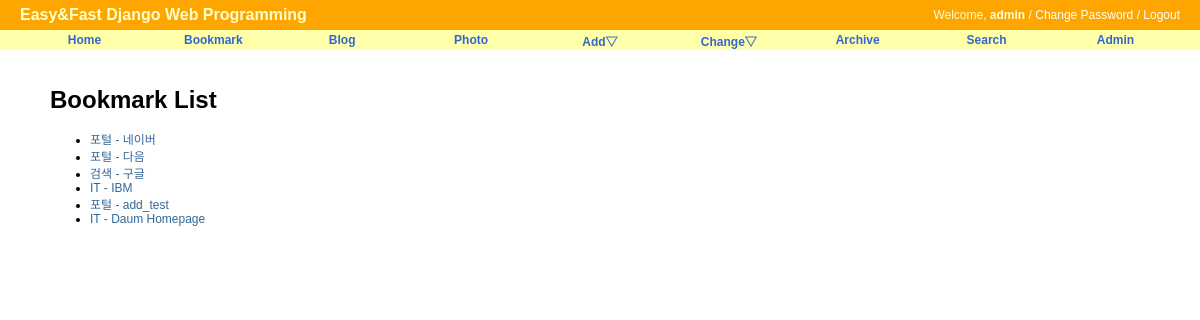
Page /bookmark/ (signed in) on the committed database.
### bookmark/models.py (models this page shows, shortened)
class Bookmark(models.Model):
    title = models.CharField(max_length=100, blank=True, null=True)
    url = models.URLField('url', unique=True)
    url_category = models.CharField(max_length=100, blank=True, null=True)
    owner = models.ForeignKey(User, null=True, on_delete=models.CASCADE)

### bookmark/views.py (the view)
# urls.py: path('', BookmarkLV.as_view(), name='index'),
class BookmarkLV(ListView):
    model = Bookmark

### bookmark/templates/bookmark/bookmark_list.html (shortened to what this page needs)
{% extends "base.html" %}
{% block content %}
<div id="content">
    <h1>Bookmark List</h1>
    <ul>
        {% for bookmark in object_list %}
            <li><a href="{% url 'bookmark:detail' bookmark.id %}">{{ bookmark.url_category }} - {{bookmark.title }}</a></li>
        {% endfor %}
    </ul>
</div>
{% endblock content %}

### templates/base.html (shortened to what this page needs)
<!DOCTYPE html>
<html lang="ko">
<head>
{% load staticfiles %}
<link rel="stylesheet" type="text/css" href="{% block stylesheet %}{% static "css/base.css" %}{% endblock %}" />
<link rel="stylesheet" type="text/css" href="{% block extrastyle %}{% endblock %}" />
</head>
<body>
<div id="header">
    <h2 class="maintitle">Easy&amp;Fast Django Web Programming</h2>
    {% if user.is_active %}
        <h4 class="welcome">Welcome, <strong>{% firstof usr.get_short_name user.get_username %}</strong> /
                    <a href="{% url 'password_change' %}">Change Password</a> /
                    <a href="{% url 'logout' %}">Logout</a>
        </h4>
    {% else %}
        <h4 class="welcome">Welcome, Anonymous /
                    <a href="{% url 'login' %}">Login</a> /
                    <a href="{% url 'register' %}">Register</a>
        </h4>
    {% endif %}
</div>
<div id="menu">
    <li><a href="{% url 'home' %}">Home</a></li>
    <li><a href="{% url 'bookmark:index' %}">Bookmark</a></li>
    <li><a href="{% url 'blog:index' %}">Blog</a></li>
    <li><a href="#">Photo</a></li>
    <li><a href="#">Add&bigtriangledown;</a>
    </li>
    <li><a href="#">Change&bigtriangledown;</a>
    </li>
    <li><a href="{% url 'blog:post_archive' %}">Archive</a></li>
    <li><a href="{% url 'blog:search' %}">Search</a></li>
    <li><a href="{% url 'admin:index' %}">Admin</a></li>
</div>
{% block content %}{% endblock %}
</body>
</html>

### static/css/base.css (style rules this page uses)
body { font-family: "Lucida Grande", Verdana, Arial, sans-serif; font-size: 12px; }
div#header { position: absolute; top: 0px; left: 0px; height: 30px; width: 100%; display: table; background: orange; }
div#menu { position: absolute; top: 30px; left: 0px; height: 20px; width: 100%; display: table; table-layout: fixed; border-spacing: 40px 0px; background: #ffa; font-size: 12px; }
div#content { position: absolute; top: 70px; left: 50px; right: 50px; }
.maintitle { display: table-cell; vertical-align: middle; padding-left: 20px; color: #ffc; font-weight: bold; font-size: 16px; }
.welcome { display: table-cell; vertical-align: middle; text-align: right; padding-right: 20px; color: #ffc; font-weight: normal; font-size: 12px; }
.welcome a:link, .welcome a:visited { color: white; }
div#menu a:link, div#menu a:visited { color: #36c; }
div#menu > li { display: table-cell; vertical-align: middle; border-radius: 25px; text-align: center; font-weight: bold; }
a:link, a:visited { color: #369; text-decoration: none; }

### rows in the picture
Bookmark: url_category "포털", title "네이버"
Bookmark: url_category "포털", title "다음"
Bookmark: url_category "검색", title "구글"
Bookmark: url_category "IT", title "IBM"
Bookmark: url_category "포털", title "add_test"
Bookmark: url_category "IT", title "Daum Homepage"
